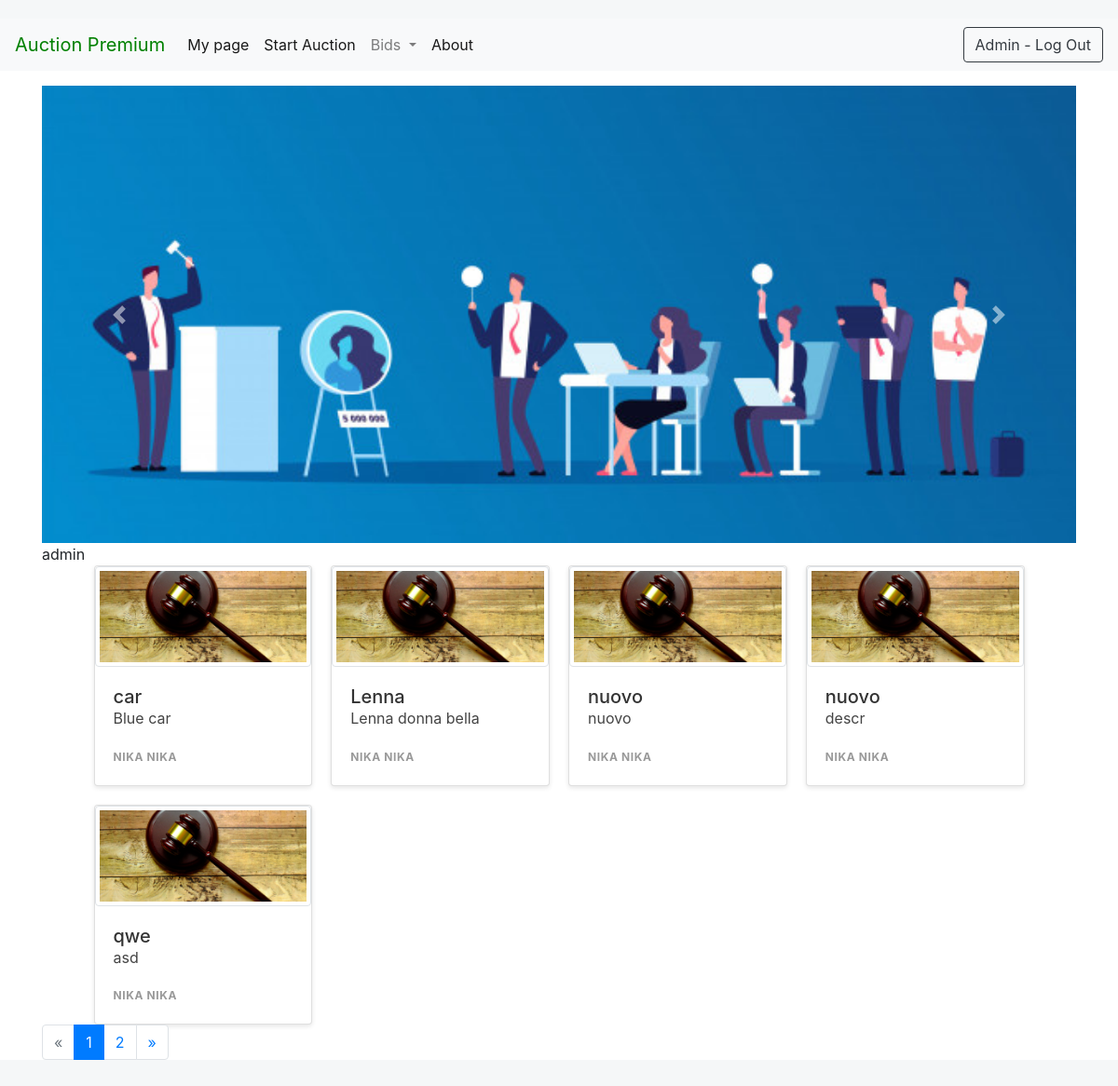
The page / (signed in) on the database its author committed.
### users/models.py (models this page shows, shortened)
class User(AbstractBaseUser):
    email       = models.EmailField(max_length=255, unique=True)
    first_name = models.CharField(max_length=64)
    last_name = models.CharField(max_length=64)
    tel = models.CharField(max_length=50, blank = True , null= True)
    premium     = models.BooleanField(default=False)
    is_active      = models.BooleanField(default=True) # can login
    staff       = models.BooleanField(default=False) # staff user non superuser
    admin       = models.BooleanField(default=False) # superuser
    USERNAME_FIELD = 'email' #username
    REQUIRED_FIELDS = ['first_name','last_name']
    objects = UserManager()
    @property
    def is_premium(self):
        return self.premium

class Profile(models.Model):
    user = models.OneToOneField(User, on_delete=models.CASCADE, related_name='profile')
    country = models.CharField(max_length=254)
    city = models.CharField(max_length=254)
    street = models.CharField(max_length=254)
    zip_code = models.CharField(max_length=20)
    rating = models.DecimalField(max_digits=5, decimal_places=2,blank = True,null=True)
    photo = models.ImageField(upload_to='photos/', blank=True, default='default-profile.jpg')
    objects = ProfileManager()

### products/models.py (models this page shows)
class Product(models.Model):
    name = models.CharField(max_length=254)
    description = models.CharField(max_length=500)
    price = models.DecimalField(decimal_places=2, max_digits=10)
    min_increment = models.DecimalField(decimal_places=2, max_digits=10,default=0.5)
    end_date = models.DateField()
    profile = models.ForeignKey(Profile, on_delete=models.CASCADE)
    init_date = models.DateField(default=datetime.now, blank=True)
    winner = models.CharField(max_length=254, blank = True,null=True)
    final_price = models.DecimalField(decimal_places=2, max_digits=10, blank = True,null=True)
    rating = models.FloatField(default = 0,blank = True,null=True)
    user = models.ManyToManyField(User,blank = True)#interested
    disponible = models.BooleanField(default=True)

### Auction/views.py (the view)
# urls.py: path('', views.homeView, name='home'),
def homeView(request):
    products_list = Product.objects.all().order_by("id")
    page = request.GET.get('page', 1)
    paginator = Paginator(products_list, 10)
    try:
        products = paginator.page(page)
    except PageNotAnInteger:
        products = paginator.page(1)
    except EmptyPage:
        products = paginator.page(paginator.num_pages)
    context = {'products':products }
    return render(request,"home/home.html",context)

### templates/home/home.html (shortened to what this page needs)
{% extends 'base.html' %}
{% load static %}
{% block head %}
    <link rel="stylesheet" type="text/css" href="{% static "css/card.css" %}">
{% endblock %}
{% block content %}
    <div id="carouselExampleControls" class="carousel slide" data-ride="carousel">
        <div class="carousel-inner">
            <div class="carousel-item active">
                <img class="d-block w-100" src="{% static 'img/banner6.jpg' %}" alt="First slide">
            </div>
        </div>
        <a class="carousel-control-prev" href="#carouselExampleControls" role="button" data-slide="prev">
            <span class="carousel-control-prev-icon" aria-hidden="true"></span>
        </a>
        <a class="carousel-control-next" href="#carouselExampleControls" role="button" data-slide="next">
            <span class="carousel-control-next-icon" aria-hidden="true"></span>
        </a>
    </div>
    {{ user.first_name }}
    <div class="band">
        {% for product in  products %}
            {% if  product.disponible%}
            <a href="{% url 'product-detials' product.id %}" class="card">
                {% if product.productimage_set.all.count == 0%}
                    <img class="img-thumbnail" src="{{ 'media/default-hammer.jpg' }}">
                {% endif %}
                <article>
                    <h1>{{ product.name }}</h1>
                    <p> {{ product.description }}</p>
                    <span>{{ product.profile.user.first_name }} {{ product.profile.user.last_name }}</span>
                </article>
            </a>
            {% endif %}
        {% endfor %}
    </div>
    {% if products.has_other_pages %}
        <ul class="pagination">
            {% if products.has_previous %}
                <li class="page-item"><a class="page-link" href="?page={{ products.previous_page_number }}">&laquo;</a></li>
            {% else %}
                <li class="disabled page-item"><span class="page-link">&laquo;</span></li>
            {% endif %}
            {% for i in products.paginator.page_range %}
                {% if products.number == i %}
                    <li class="active page-item"><span class="page-link">{{ i }} <span  class="sr-only">(current)</span></span></li>
                {% else %}
                    <li class="page-item" ><a class="page-link" href="?page={{ i }}">{{ i }}</a></li>
                {% endif %}
            {% endfor %}
            {% if products.has_next %}
                <li class="page-item"><a class="page-link" href="?page={{ products.next_page_number }}">&raquo;</a></li>
            {% else %}
                <li class="disabled page-item"><span class="page-link">&raquo;</span></li>
            {% endif %}
        </ul>
{% endif %}
{% endblock %}

### templates/base.html (shortened to what this page needs)
{% load static %}
<!doctype html>
<html lang="en">
<head>
    <link rel="stylesheet" href="https://use.fontawesome.com/releases/v5.5.0/css/all.css"
>
            <link rel="stylesheet"
          href="https://stackpath.bootstrapcdn.com/bootstrap/4.4.1/css/bootstrap.min.css"
>
    {% block head %}
    {% endblock %}
</head>
<body>
<nav class="navbar navbar-expand-lg navbar-light bg-light">
    {% if user.is_premium %}
        <a class="navbar-brand" href="{% url 'home' %}" style="color:Green;">Auction Premium</a>
    {% else %}
        <a class="navbar-brand" href="{% url 'home' %}">Auction</a>
    {% endif %}
    <div class="collapse navbar-collapse" id="navbarSupportedContent">
        <ul class="navbar-nav mr-auto">
            {% if user.is_authenticated %}
                <li class="nav-item active">
                    <a class="nav-link" href="{% url 'profileit' %}">My page <span class="sr-only">(current)</span></a>
                </li>
                <li class="nav-item active">
                    <a class="nav-link" href="{% url 'create-auction' %}">Start Auction <span class="sr-only">(current)</span></a>
                </li>
                <li class="nav-item dropdown">
                    <a class="nav-link dropdown-toggle" href="#" id="navbarDropdown" role="button"
                       data-toggle="dropdown"
                       aria-haspopup="true" aria-expanded="false">
                        Bids
                    </a>
                </li>
            {% endif %}
            <li class="nav-item active">
                <a class="nav-link" href="{% url 'about_view' %}">About <span class="sr-only">(current)</span></a>
            </li>
        </ul>
        {% if not user.is_authenticated %}
            <form class="form-inline my-2 my-lg-0">
                <div class=" card-body text-center"><a href="/users/create">Register</a></div>
            </form>
            <form class="form-inline my-2 my-lg-0" action="{% url 'login' %}">
            <button class="btn btn-outline-primary my-2 my-sm-0">Log In</button>
            </form>
        {% else %}
            <form class="form-inline my-2 my-lg-0" action="{% url 'logout' %}">
                <button class="btn btn-outline-dark">{{ user.first_name | capfirst}} - Log Out</button>
            </form>
        {% endif %}
    </div>
</nav>
<div id="site-main-page" class="container mt-n1 mt-md-3">
    {% block content %}
    {% endblock %}
</div>
</body>
</html>

### static/css/card.css (style rules this page uses)
html { background: #f5f7f8; font-family: 'Roboto', sans-serif; -webkit-font-smoothing: antialiased; padding: 20px 0; }
.band { width: 90%; max-width: 1240px; margin: 0 auto; display: grid; grid-template-columns: 1fr; grid-template-rows: auto; grid-gap: 20px; }
@media only screen and (min-width: 500px) { .band { grid-template-columns: 1fr 1fr; } }
@media only screen and (min-width: 850px) { .band { grid-template-columns: 1fr 1fr 1fr 1fr; } }
.card { background: white; text-decoration: none; color: #444; box-shadow: 0 2px 5px rgba(0,0,0,0.1); display: flex; flex-direction: column; min-height: 100%; position: relative; top: 0; transition: all .1s ease-in; }
.card article { padding: 20px; }
.card h1 { font-size: 20px; margin: 0; color: #333; }
.card p { line-height: 1.4; }
.card span { font-size: 12px; font-weight: bold; color: #999; text-transform: uppercase; letter-spacing: .05em; margin: 2em 0 0 0; }

### rows shown on the page
User: first_name "Admin", first_name "admin"
Product: disponible True (drawn), name "car", description "Blue car", profile.user.first_name "NIKA", profile.user.last_name "NIKA"
Product: disponible True (drawn), name "Lenna", description "Lenna donna bella", profile.user.first_name "NIKA", profile.user.last_name "NIKA"
Product: disponible True (drawn), name "nuovo", description "nuovo", profile.user.first_name "NIKA", profile.user.last_name "NIKA"
Product: disponible True (drawn), name "nuovo", description "descr", profile.user.first_name "NIKA", profile.user.last_name "NIKA"
Product: disponible True (drawn), name "qwe", description "asd", profile.user.first_name "NIKA", profile.user.last_name "NIKA"

### other values the page prints
{{ i }} "1"
{{ i }} "2"
